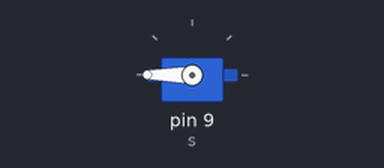
Simulated run of this sketch. Board: Arduino Uno, built with avr-gcc and run on an emulated ATmega328P. Shown: servo.

Above: at 0.05 s.
At 2.0 s:
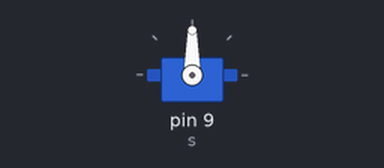
Timing chart, 0 to 6.9 s (numbered marks = the images above):
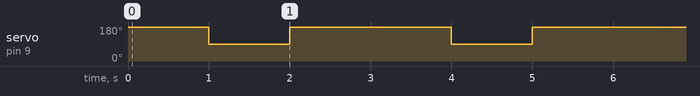

Measured:
- by itself, servo on pin 9 (s): alternates 180° for 2.0 s and 90° for 1.0 s

The sketch:

servo_rotate.ino
```cpp
#include <Servo.h>
Servo s;
void setup() {
s.attach(9);

}

void loop() {
s.write(180);
delay(1000);
s.write(90);
delay(1000);
s.write(180);
delay(1000);
}
```
